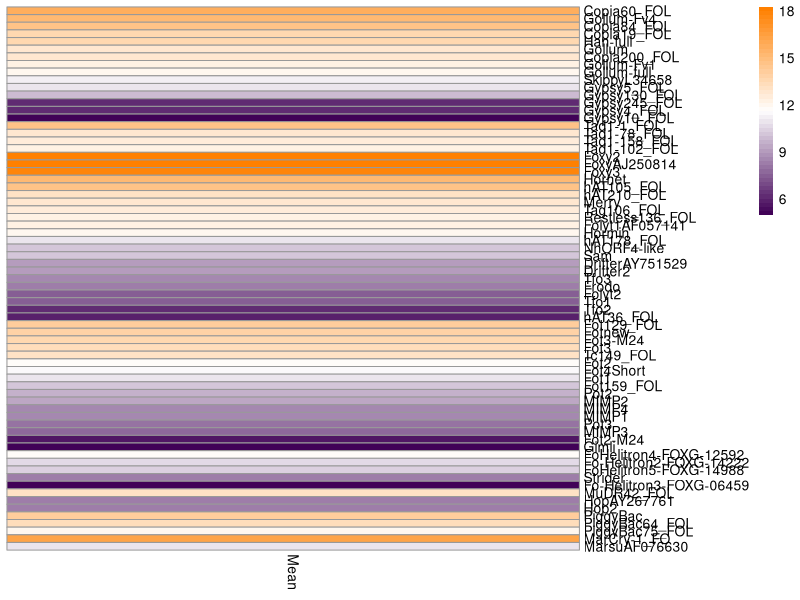
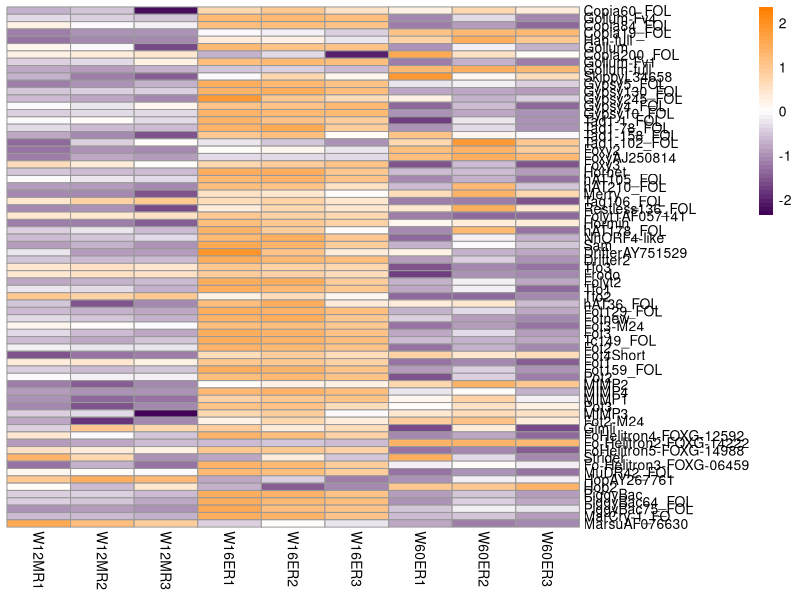
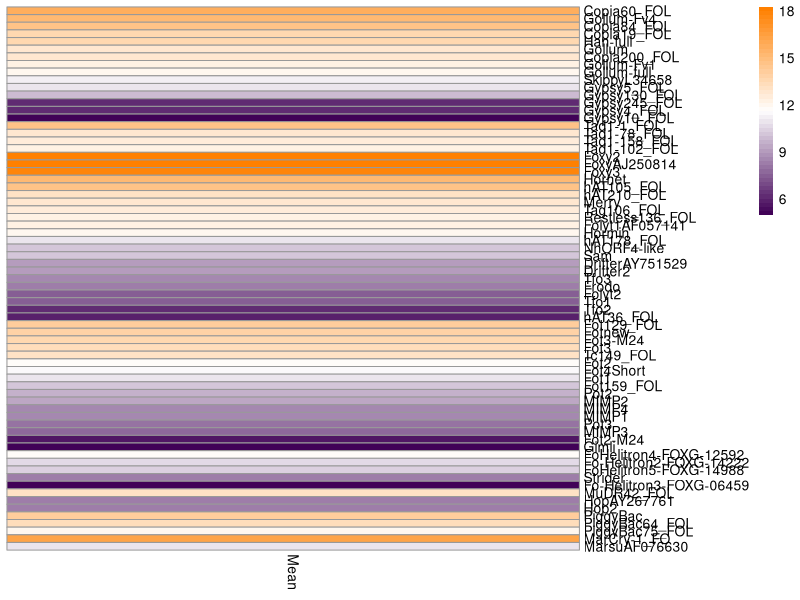

R code for these plots, in order: (Note: this script raises an error after producing the figures.)
# Author: Ana Rodríguez López
# Date: 03/03/25
# TEcount results for RNAseq PDB wt 16h Microconidia, 60h Microconidia, 12h Mycelium

# Libraries
library(tidyverse)
library(pheatmap)
library(RColorBrewer)
library(viridis)

# Read files 
counts <- read.table("pdbTC_RNAseq_TEcount_all.txt", header = T, sep = "\t")
te_length <- read.table("TEs_sequence_length_Foxy3.txt", header = T, sep = "\t")

# Create separate columns for TE, family and class
counts <- counts %>% 
  separate(gene.TE, into = c("TE_Gene", "family", "class"), sep = ":", remove = FALSE)

# Normalize read counts. ---- 
# Based on: https://www.mathworks.com/help/bioinfo/ug/identifying-differentially-expressed-genes-from-rna-seq-data.html
# Steps:
# a. Geometric mean: You establish a reference value for each gene/TE.
# b. Ratios: You calculate how the counts in each sample deviate in relation to this geometric mean.
# c. Size factors: You calculate an adjustment for each sample that compensates for differences in library sizes.
# d. Normalization: You divide the counts by the size factor for each sample, ensuring that differences between samples are not due to library size, but to the true relative expression of genes/TEs.

# 1. Calculate geometric means for each TE and gene across all samples
counts_geometric_mean <- counts %>%
  group_by(TE_Gene) %>%
  summarise(geometric_mean = exp(mean(log(count), na.rm = TRUE)))

# 2. Join geometric mean values to the counts dataframe and calculate ratio counts/geom.mean
counts_normalized <- counts %>%
  left_join(counts_geometric_mean, by = "TE_Gene") %>%  # left_join here will add geomtric mean values from counts_geometric_mean dataframe
  mutate(ratio = count / geometric_mean)  # calculate ratios (normalization by geometric mean)

# 3. Replace NaN and Inf values (produced by the 0/0 division) with 0 before continuing
counts_normalized <- counts_normalized %>%
  mutate(ratio = ifelse(!is.finite(ratio), 0, ratio)) # Replace NaN and Inf with 0 in ratio column from counts_normalized dataframe

# 4. Calculate size factor (median ratios for each sample)
size_factors <- counts_normalized %>%
  group_by(sample) %>%
  summarise(size_factor = median(ratio, na.rm = TRUE))

# 5. Join size factor values to the counts dataframe and calculate counts/size.factor
counts_final <- counts_normalized %>%
  left_join(size_factors, by = "sample") %>%
  mutate(normalized_count = count / size_factor)

# 6. Obtain a dataframe with TE data only. 
# Create a list with TE names
TE_list <- te_length %>% 
  select(TE) %>% 
  pull() # Extract column as a vector
# Filtrate dataframe for TEs
counts_TE <- counts_final %>%
  filter(TE_Gene %in% TE_list)

# 7. Normalized expression using TE length 
counts_TE <- counts_TE %>%
  left_join(te_length, by = c("TE_Gene" = "TE")) %>%  # Join counts_TE dataframe with te_length dataframe
  mutate(norm_by_length = (normalized_count / length) * 1000)  # Normalized by length. Multiply *1000 to convert values to RPK (reads per kilobase)

# 8. Add "Condition" column
counts_TE$Condition <- as.factor(gsub("R[0-9]+$", "", counts_TE$sample))

# HEATMAPS SORTED BY TE FAMILIES (CUT-OFF EXPRESSION, LOG TRANSFORMED DATA) ----

# Create a vector with all TE family ordering
TEs_order <- c("Copia", "Gypsy/Ty3", "Tad1","Foxy", "hAT", "Tc1/mariner", "Helitron", "Mule", "piggyBac", "Crypton", "Marsu")  

# Calculate the expression mean by group of TE and add the column to the dataframe
counts_TE <- counts_TE %>% 
  group_by(TE_Gene) %>% 
  mutate(mean_norm_by_length = mean(norm_by_length, na.rm = TRUE))

# Sort the data frame with TEs_order vector and sort by norm_by_length (descendent order)
counts_TE$family<- factor(counts_TE$family, levels = TEs_order) # Convert family column in a sort factor
counts_TE <- counts_TE %>% arrange(family, desc(mean_norm_by_length), TE_Gene) # Arrange the data frame by family and expression (descendent, from higher to lower), and finally by TE name (alphabetic).

# Apply a cut-off of 10 for the mean_norm_by_length column
counts_TE_filtered <- counts_TE %>% 
  filter(mean_norm_by_length >= 10)

# Create an expression matrix with the normalized values for the TEs 
mean_matrix <- counts_TE_filtered %>%
  select(TE_Gene, mean_norm_by_length) %>%  
  distinct() %>% 
  column_to_rownames(var = "TE_Gene") %>%  
  as.matrix()  # Convierte a matriz

# Use a logaritmic transformation
mean_matrix_log <- log2(mean_matrix + 1)  # +1 for avoiding log(0)
colnames(mean_matrix_log) <- "Mean" # Change column name

# Heatmap with values
max_val <- ceiling(max(mean_matrix_log, na.rm = TRUE)) # To determine the max value for the legend
TE_expression_cutoff <- pheatmap(mean_matrix_log, 
                                cluster_rows = FALSE,  
                                cluster_cols = FALSE,  
                                show_rownames = TRUE, 
                                show_colnames = TRUE, 
                                color = colorRampPalette(c("#410257", "#FFFFFF", "#FF8000"))(50),
                                legend_breaks = seq(0, 18, by = 3))
ggsave("TEexpression_meanConditions_cutoffexpression10_TEheatmap_family_sorted_logTransf_TCPDB.png", plot = TE_expression_cutoff, width = 2.7, height = 12, dpi = 320)


# Plot heatmap with RNAseq data of studied conditions, but removing the TEs under the cutoff 

# Create numeric matrix 
counts_matrix <- counts_TE_filtered %>%
  select(TE_Gene, sample, norm_by_length) %>%  
  pivot_wider(names_from = sample, values_from = norm_by_length) %>%
  column_to_rownames(var = "TE_Gene") %>% 
  as.matrix()

# Sort the columns
new_order <- c("W12MR1", "W12MR2", "W12MR3", "W16ER1", "W16ER2", "W16ER3", "W60ER1", "W60ER2", "W60ER3")  # Orden deseado
counts_matrix <- counts_matrix[, new_order]  

# Logaritmic transformed data
counts_matrix_sorted_log <- log2(counts_matrix + 1)  # +1 for avoiding log(0)

# Heatmap scaled by TE
scaled_byTE_plot_cutoff <- pheatmap(counts_matrix_sorted_log, 
                             cluster_rows = FALSE,  
                             cluster_cols = FALSE,  
                             scale = "row",  # Normalizing the matrix is done using the scale argument of the heatmap() function. It can be applied to row or to column. Here the row option is chosen, since we need to absorb the variation between row (TEs) But we cannot make the comparison between transposons. Here we can only see the differences in expression for a TE in the three different conditions studied. (I think it makes a Z-score by each row?)
                             show_rownames = TRUE, 
                             show_colnames = TRUE, 
                             color = colorRampPalette(c("#410257", "#FFFFFF", "#FF8000"))(50))
ggsave("scale_by_TE_heatmap_cutoffexpression10_family_sorted_logTransf_TCPDB.png", plot = scaled_byTE_plot, width = 5, height = 12, dpi = 320)
